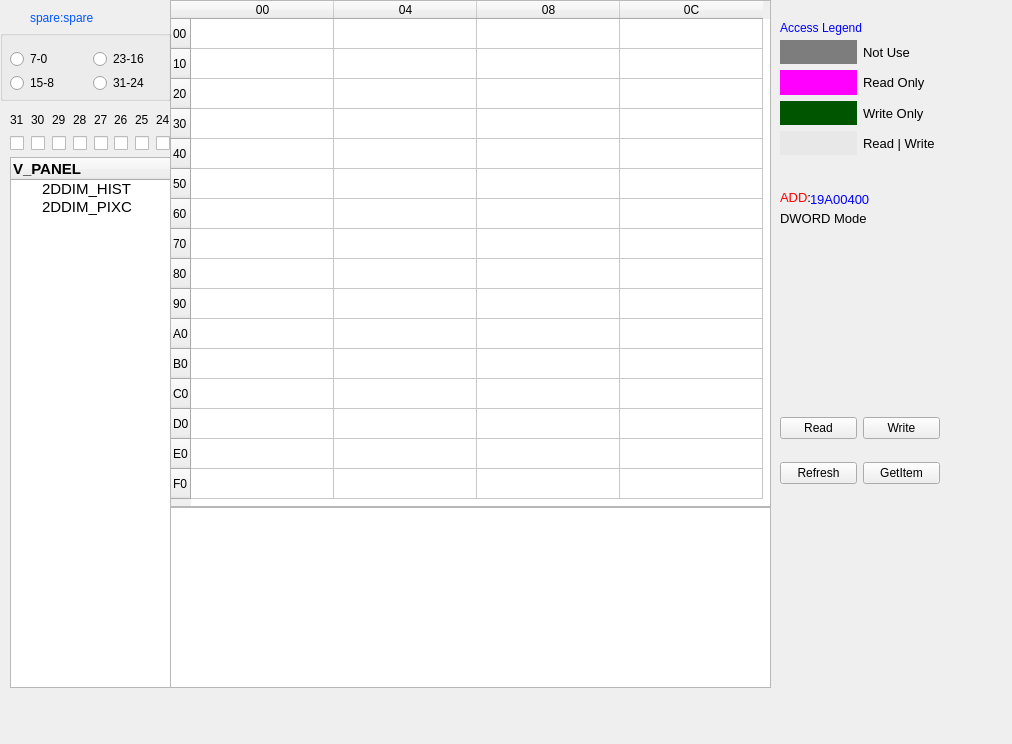
<?xml version="1.0" encoding="UTF-8"?>
<ui version="4.0">
 <class>Form_Dimpages</class>
 <widget class="QWidget" name="Form_Dimpages">
  <property name="geometry">
   <rect>
    <x>0</x>
    <y>0</y>
    <width>1012</width>
    <height>744</height>
   </rect>
  </property>
  <property name="windowTitle">
   <string>Form_Dimpages</string>
  </property>
  <widget class="QTableWidget" name="tableWidget_curpage">
   <property name="geometry">
    <rect>
     <x>170</x>
     <y>0</y>
     <width>601</width>
     <height>507</height>
    </rect>
   </property>
   <property name="editTriggers">
    <set>QAbstractItemView::DoubleClicked|QAbstractItemView::EditKeyPressed</set>
   </property>
   <property name="selectionMode">
    <enum>QAbstractItemView::SingleSelection</enum>
   </property>
   <attribute name="horizontalHeaderCascadingSectionResizes">
    <bool>true</bool>
   </attribute>
   <attribute name="horizontalHeaderDefaultSectionSize">
    <number>143</number>
   </attribute>
   <attribute name="horizontalHeaderHighlightSections">
    <bool>false</bool>
   </attribute>
   <attribute name="verticalHeaderHighlightSections">
    <bool>false</bool>
   </attribute>
   <row>
    <property name="text">
     <string>00</string>
    </property>
   </row>
   <row>
    <property name="text">
     <string>10</string>
    </property>
   </row>
   <row>
    <property name="text">
     <string>20</string>
    </property>
   </row>
   <row>
    <property name="text">
     <string>30</string>
    </property>
   </row>
   <row>
    <property name="text">
     <string>40</string>
    </property>
   </row>
   <row>
    <property name="text">
     <string>50</string>
    </property>
   </row>
   <row>
    <property name="text">
     <string>60</string>
    </property>
   </row>
   <row>
    <property name="text">
     <string>70</string>
    </property>
   </row>
   <row>
    <property name="text">
     <string>80</string>
    </property>
   </row>
   <row>
    <property name="text">
     <string>90</string>
    </property>
   </row>
   <row>
    <property name="text">
     <string>A0</string>
    </property>
   </row>
   <row>
    <property name="text">
     <string>B0</string>
    </property>
   </row>
   <row>
    <property name="text">
     <string>C0</string>
    </property>
   </row>
   <row>
    <property name="text">
     <string>D0</string>
    </property>
   </row>
   <row>
    <property name="text">
     <string>E0</string>
    </property>
   </row>
   <row>
    <property name="text">
     <string>F0</string>
    </property>
   </row>
   <column>
    <property name="text">
     <string>00</string>
    </property>
   </column>
   <column>
    <property name="text">
     <string>04</string>
    </property>
   </column>
   <column>
    <property name="text">
     <string>08</string>
    </property>
   </column>
   <column>
    <property name="text">
     <string>0C</string>
    </property>
   </column>
   <item row="0" column="0">
    <property name="font">
     <font>
      <pointsize>10</pointsize>
     </font>
    </property>
   </item>
  </widget>
  <widget class="QTreeWidget" name="treeWidget_pages">
   <property name="enabled">
    <bool>true</bool>
   </property>
   <property name="geometry">
    <rect>
     <x>10</x>
     <y>157</y>
     <width>161</width>
     <height>531</height>
    </rect>
   </property>
   <property name="font">
    <font>
     <family>Arial</family>
     <pointsize>11</pointsize>
    </font>
   </property>
   <property name="autoFillBackground">
    <bool>false</bool>
   </property>
   <property name="styleSheet">
    <string notr="true">border-color: rgb(85, 170, 0);</string>
   </property>
   <property name="frameShadow">
    <enum>QFrame::Plain</enum>
   </property>
   <property name="alternatingRowColors">
    <bool>false</bool>
   </property>
   <property name="indentation">
    <number>28</number>
   </property>
   <property name="itemsExpandable">
    <bool>true</bool>
   </property>
   <property name="sortingEnabled">
    <bool>false</bool>
   </property>
   <property name="animated">
    <bool>false</bool>
   </property>
   <property name="allColumnsShowFocus">
    <bool>true</bool>
   </property>
   <property name="wordWrap">
    <bool>true</bool>
   </property>
   <property name="headerHidden">
    <bool>false</bool>
   </property>
   <property name="columnCount">
    <number>1</number>
   </property>
   <column>
    <property name="text">
     <string>V_PANEL</string>
    </property>
    <property name="font">
     <font>
      <pointsize>11</pointsize>
      <weight>75</weight>
      <bold>true</bold>
     </font>
    </property>
   </column>
   <item>
    <property name="text">
     <string>2DDIM_HIST</string>
    </property>
   </item>
   <item>
    <property name="text">
     <string>2DDIM_PIXC</string>
    </property>
    <property name="background">
     <brush brushstyle="NoBrush">
      <color alpha="255">
       <red>85</red>
       <green>255</green>
       <blue>255</blue>
      </color>
     </brush>
    </property>
   </item>
  </widget>
  <widget class="QTextEdit" name="textEdit_curregdes">
   <property name="geometry">
    <rect>
     <x>170</x>
     <y>507</y>
     <width>601</width>
     <height>181</height>
    </rect>
   </property>
   <property name="readOnly">
    <bool>true</bool>
   </property>
  </widget>
  <widget class="QWidget" name="gridLayoutWidget_2">
   <property name="geometry">
    <rect>
     <x>780</x>
     <y>40</y>
     <width>160</width>
     <height>115</height>
    </rect>
   </property>
   <layout class="QGridLayout" name="gridLayout_1">
    <item row="3" column="0">
     <widget class="QLabel" name="label_0_3">
      <property name="styleSheet">
       <string notr="true">background-color: rgb(232, 232, 232);
gridline-color: rgb(0, 0, 0);</string>
      </property>
      <property name="text">
       <string/>
      </property>
     </widget>
    </item>
    <item row="2" column="0">
     <widget class="QLabel" name="label_0_2">
      <property name="styleSheet">
       <string notr="true">background-color: rgb(0, 85, 0);</string>
      </property>
      <property name="text">
       <string/>
      </property>
     </widget>
    </item>
    <item row="1" column="0">
     <widget class="QLabel" name="label_0_1">
      <property name="styleSheet">
       <string notr="true">background-color: rgb(255, 0, 255);</string>
      </property>
      <property name="text">
       <string/>
      </property>
     </widget>
    </item>
    <item row="0" column="0">
     <widget class="QLabel" name="label_0_0">
      <property name="autoFillBackground">
       <bool>false</bool>
      </property>
      <property name="styleSheet">
       <string notr="true">background-color: rgb(125, 125, 125);
border-color: rgb(0, 0, 0);</string>
      </property>
      <property name="text">
       <string/>
      </property>
     </widget>
    </item>
    <item row="0" column="1">
     <widget class="QLabel" name="label_1_0">
      <property name="font">
       <font>
        <pointsize>10</pointsize>
       </font>
      </property>
      <property name="text">
       <string>Not Use</string>
      </property>
     </widget>
    </item>
    <item row="1" column="1">
     <widget class="QLabel" name="label_1_1">
      <property name="font">
       <font>
        <pointsize>10</pointsize>
       </font>
      </property>
      <property name="text">
       <string>Read Only</string>
      </property>
     </widget>
    </item>
    <item row="2" column="1">
     <widget class="QLabel" name="label_1_2">
      <property name="font">
       <font>
        <pointsize>10</pointsize>
       </font>
      </property>
      <property name="text">
       <string>Write Only</string>
      </property>
     </widget>
    </item>
    <item row="3" column="1">
     <widget class="QLabel" name="label_1_3">
      <property name="font">
       <font>
        <pointsize>10</pointsize>
       </font>
      </property>
      <property name="text">
       <string>Read | Write</string>
      </property>
     </widget>
    </item>
   </layout>
  </widget>
  <widget class="QLabel" name="label">
   <property name="geometry">
    <rect>
     <x>780</x>
     <y>20</y>
     <width>151</width>
     <height>16</height>
    </rect>
   </property>
   <property name="styleSheet">
    <string notr="true">color: rgb(0, 0, 255);</string>
   </property>
   <property name="text">
    <string>Access Legend</string>
   </property>
  </widget>
  <widget class="QLabel" name="label_2">
   <property name="geometry">
    <rect>
     <x>780</x>
     <y>190</y>
     <width>31</width>
     <height>16</height>
    </rect>
   </property>
   <property name="font">
    <font>
     <pointsize>10</pointsize>
    </font>
   </property>
   <property name="text">
    <string>&lt;html&gt;&lt;head/&gt;&lt;body&gt;&lt;p&gt;&lt;span style=&quot; color:#ff0000;&quot;&gt;ADD&lt;/span&gt;:&lt;/p&gt;&lt;/body&gt;&lt;/html&gt;</string>
   </property>
  </widget>
  <widget class="QLabel" name="label_4">
   <property name="geometry">
    <rect>
     <x>780</x>
     <y>210</y>
     <width>141</width>
     <height>16</height>
    </rect>
   </property>
   <property name="font">
    <font>
     <pointsize>10</pointsize>
    </font>
   </property>
   <property name="text">
    <string>DWORD Mode</string>
   </property>
  </widget>
  <widget class="QWidget" name="gridLayoutWidget">
   <property name="geometry">
    <rect>
     <x>780</x>
     <y>400</y>
     <width>160</width>
     <height>101</height>
    </rect>
   </property>
   <layout class="QGridLayout" name="gridLayout">
    <item row="0" column="1">
     <widget class="QPushButton" name="pushButton_writepage">
      <property name="text">
       <string>Write</string>
      </property>
     </widget>
    </item>
    <item row="1" column="1">
     <widget class="QPushButton" name="pushButton_getitem">
      <property name="text">
       <string>GetItem</string>
      </property>
     </widget>
    </item>
    <item row="0" column="0">
     <widget class="QPushButton" name="pushButton_readpage">
      <property name="text">
       <string>Read</string>
      </property>
     </widget>
    </item>
    <item row="1" column="0">
     <widget class="QPushButton" name="pushButton_refresh">
      <property name="text">
       <string>Refresh</string>
      </property>
     </widget>
    </item>
   </layout>
  </widget>
  <widget class="QLabel" name="label_addr">
   <property name="geometry">
    <rect>
     <x>810</x>
     <y>191</y>
     <width>81</width>
     <height>16</height>
    </rect>
   </property>
   <property name="font">
    <font>
     <pointsize>10</pointsize>
    </font>
   </property>
   <property name="styleSheet">
    <string notr="true">color: rgb(0, 0, 255);</string>
   </property>
   <property name="text">
    <string>19A00400</string>
   </property>
  </widget>
  <widget class="QGroupBox" name="groupBox">
   <property name="geometry">
    <rect>
     <x>0</x>
     <y>30</y>
     <width>171</width>
     <height>71</height>
    </rect>
   </property>
   <property name="title">
    <string/>
   </property>
   <widget class="QWidget" name="gridLayoutWidget_3">
    <property name="geometry">
     <rect>
      <x>10</x>
      <y>20</y>
      <width>160</width>
      <height>42</height>
     </rect>
    </property>
    <layout class="QGridLayout" name="gridLayout_2">
     <item row="0" column="0">
      <widget class="QRadioButton" name="radioButton_7">
       <property name="text">
        <string>7-0</string>
       </property>
      </widget>
     </item>
     <item row="1" column="0">
      <widget class="QRadioButton" name="radioButton_15">
       <property name="text">
        <string>15-8</string>
       </property>
      </widget>
     </item>
     <item row="0" column="1">
      <widget class="QRadioButton" name="radioButton_23">
       <property name="text">
        <string>23-16</string>
       </property>
      </widget>
     </item>
     <item row="1" column="1">
      <widget class="QRadioButton" name="radioButton_31">
       <property name="text">
        <string>31-24</string>
       </property>
      </widget>
     </item>
    </layout>
   </widget>
  </widget>
  <widget class="QWidget" name="verticalLayoutWidget_3">
   <property name="geometry">
    <rect>
     <x>10</x>
     <y>110</y>
     <width>161</width>
     <height>41</height>
    </rect>
   </property>
   <layout class="QVBoxLayout" name="verticalLayout_4">
    <item>
     <layout class="QHBoxLayout" name="horizontalLayout_2">
      <item>
       <widget class="QLabel" name="label_31">
        <property name="text">
         <string>31</string>
        </property>
       </widget>
      </item>
      <item>
       <widget class="QLabel" name="label_30">
        <property name="text">
         <string>30</string>
        </property>
       </widget>
      </item>
      <item>
       <widget class="QLabel" name="label_29">
        <property name="text">
         <string>29</string>
        </property>
       </widget>
      </item>
      <item>
       <widget class="QLabel" name="label_28">
        <property name="text">
         <string>28</string>
        </property>
       </widget>
      </item>
      <item>
       <widget class="QLabel" name="label_27">
        <property name="text">
         <string>27</string>
        </property>
       </widget>
      </item>
      <item>
       <widget class="QLabel" name="label_26">
        <property name="text">
         <string>26</string>
        </property>
       </widget>
      </item>
      <item>
       <widget class="QLabel" name="label_25">
        <property name="text">
         <string>25</string>
        </property>
       </widget>
      </item>
      <item>
       <widget class="QLabel" name="label_24">
        <property name="text">
         <string>24</string>
        </property>
       </widget>
      </item>
     </layout>
    </item>
    <item>
     <layout class="QHBoxLayout" name="horizontalLayout">
      <item>
       <widget class="QCheckBox" name="checkBox_7">
        <property name="layoutDirection">
         <enum>Qt::LeftToRight</enum>
        </property>
        <property name="text">
         <string/>
        </property>
        <property name="tristate">
         <bool>false</bool>
        </property>
       </widget>
      </item>
      <item>
       <widget class="QCheckBox" name="checkBox_6">
        <property name="layoutDirection">
         <enum>Qt::LeftToRight</enum>
        </property>
        <property name="text">
         <string/>
        </property>
        <property name="tristate">
         <bool>false</bool>
        </property>
       </widget>
      </item>
      <item>
       <widget class="QCheckBox" name="checkBox_5">
        <property name="layoutDirection">
         <enum>Qt::LeftToRight</enum>
        </property>
        <property name="text">
         <string/>
        </property>
        <property name="tristate">
         <bool>false</bool>
        </property>
       </widget>
      </item>
      <item>
       <widget class="QCheckBox" name="checkBox_4">
        <property name="layoutDirection">
         <enum>Qt::LeftToRight</enum>
        </property>
        <property name="text">
         <string/>
        </property>
        <property name="tristate">
         <bool>false</bool>
        </property>
       </widget>
      </item>
      <item>
       <widget class="QCheckBox" name="checkBox_3">
        <property name="layoutDirection">
         <enum>Qt::LeftToRight</enum>
        </property>
        <property name="text">
         <string/>
        </property>
        <property name="tristate">
         <bool>false</bool>
        </property>
       </widget>
      </item>
      <item>
       <widget class="QCheckBox" name="checkBox_2">
        <property name="layoutDirection">
         <enum>Qt::LeftToRight</enum>
        </property>
        <property name="text">
         <string/>
        </property>
        <property name="tristate">
         <bool>false</bool>
        </property>
       </widget>
      </item>
      <item>
       <widget class="QCheckBox" name="checkBox_1">
        <property name="layoutDirection">
         <enum>Qt::LeftToRight</enum>
        </property>
        <property name="text">
         <string/>
        </property>
        <property name="tristate">
         <bool>false</bool>
        </property>
       </widget>
      </item>
      <item>
       <widget class="QCheckBox" name="checkBox_0">
        <property name="layoutDirection">
         <enum>Qt::LeftToRight</enum>
        </property>
        <property name="text">
         <string/>
        </property>
        <property name="tristate">
         <bool>false</bool>
        </property>
       </widget>
      </item>
     </layout>
    </item>
   </layout>
  </widget>
  <widget class="QLabel" name="label_regsname">
   <property name="geometry">
    <rect>
     <x>30</x>
     <y>10</y>
     <width>111</width>
     <height>16</height>
    </rect>
   </property>
   <property name="styleSheet">
    <string notr="true">color: rgb(0, 85, 255);</string>
   </property>
   <property name="text">
    <string>spare:spare</string>
   </property>
  </widget>
 </widget>
 <resources/>
 <connections/>
</ui>
